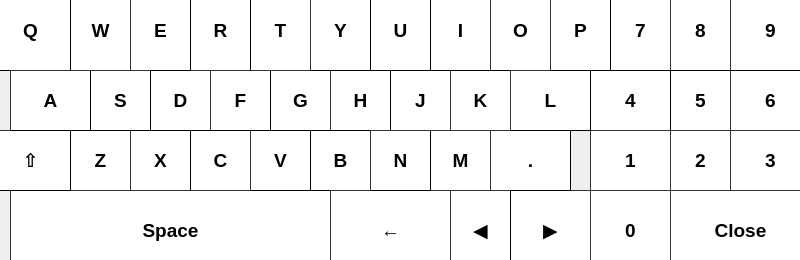
<?xml version="1.0" encoding="UTF-8"?>
<ui version="4.0">
 <class>keyboard</class>
 <widget class="QWidget" name="keyboard">
  <property name="geometry">
   <rect>
    <x>0</x>
    <y>0</y>
    <width>800</width>
    <height>260</height>
   </rect>
  </property>
  <property name="sizePolicy">
   <sizepolicy hsizetype="Fixed" vsizetype="Fixed">
    <horstretch>0</horstretch>
    <verstretch>0</verstretch>
   </sizepolicy>
  </property>
  <property name="windowTitle">
   <string>Keyboard</string>
  </property>
  <property name="styleSheet">
   <string notr="true">
    /* «begin clip from 'assets/whitelook-common.css' (559c0ae38be80d38eaed3d8d99678e7c)» */
      /*
      === X General Styles for the CamApp ===
      
      CSS for all widgets across the cam app. These are defined in
      whitelook-common.css, and copied to each .ui file that needs
      them. Our .ui files *can't* have external resources but they
      *should* share this common css resource. Otherwise they will
      end up looking slightly different as their individual copies
      of the master style sheet diverge. To do this we synchronise
      regions of text with sync-clip-regions.py. It's only one-way
      for now, which means that if you edit the .ui stylesheet all
      the changes made to the clipped region will get overwritten.
      */
      
      
      * {
        font: 6.75pt "DejaVu Sans";
      }
      
      .QPushButton {
        border: 1px solid black;
        border-top-color: rgb(50,50,50);
        border-left-color: rgb(50,50,50);
        background: white;
        margin: 20px; /*Use margin to increase clickable area. Makes the whole thing much less fiddly.*/
      }
      
      .QPushButton:pressed {
        border: 1px solid rgb(50,50,50);
        border-top-color: black;
        border-left-color: black;
        background: rgb(240,240,240);
      }
      
      .QMessageBox .QPushButton {
        margin: 0;
        padding: 10px 60px;
      }
      
      .QMessageBox::title {
        color: red;
        font-size: 4px;
      }
      
      .QComboBox {
        /*subcontrol-origin: padding; does nothing but mess up the drop-down button*/
        background: white;
        border: 1px solid black;
        /*margin: 10px; breaks drop-down; hard to fix*/
        padding-left: 10px;
      }
      QComboBox:on {
        /*when dropdown exists*/
      }
      
      .QComboBox QAbstractItemView { /*This is the drop-down menu.*/
        border: 1px solid black;
        color: black;
        selection-background-color: grey;
      }
      .QComboBox QAbstractItemView::item {
        padding: 10px;
        margin: 5px;
      }
      
      .QComboBox::drop-down {
        width: 40px;
        border: 0px solid black;
        border-left-width: 1px;
        background: white;
        color: black;
        max-height: 100px;
      }
      .QComboBox::drop-down:on {
        /*Stupid hack because the dropdown scrollbar *can't* be increased in width. It's off the width of the drop-down button by -1px. We can't just decrease the width of the drop-down button, because every other button we own is 40px instead of 39px. So. What we do is adjust the button size down when the drop-down is open, because that's the only time the off-by-one with QScrollBar is noticable, and you're distracted by the scrollbar then.*/
        padding-left: -1px;
      }
      .QComboBox::down-arrow {
        image: url(assets/images/wedge-down-enabled.png);
      }
      
      QScrollBar, QScrollBar:vertical, QScrollBar:horizontal {
        border-left: 1px solid black;
        /*width: 41px; /*This horribly breaks scrolling.*/
      }
      QScrollBar::handle:vertical {
        border: 1px solid black;
        border-radius: 0;
        background: white;
        min-height: 72px;
        image: url(assets/images/handle-bars.png);
        margin: -1px;
      }
      /* This remvoes the bottom button by setting the height to 0px */
      QScrollBar::add-line:vertical {
        height: 0px;
        subcontrol-position: bottom;
        subcontrol-origin: margin;
      }
      /* This remvoes the top button by setting the height to 0px */
      QScrollBar::sub-line:vertical {
        height: 0px;
        subcontrol-position: top;
        subcontrol-origin: margin;
      }
      
      
      
      QSpinBox { 
        border: 1px solid black;
        padding-right: 40px;
        margin: 10px;
        padding-left: 10px;
      }
      QSpinBox:disabled { 
        color: #969696;
      }
      QSpinBox::up-button { 
        subcontrol-position: right; 
        right: 40px; 
        image: url(assets/images/wedge-up-enabled.png);
      }
      QSpinBox::up-button:disabled { 
        image: url(assets/images/wedge-up-disabled.png);
      }
      QSpinBox::down-button { 
        subcontrol-position: right; 
        image: url(assets/images/wedge-down-enabled.png);
      }
      QSpinBox::down-button:disabled { 
        subcontrol-position: right; 
        image: url(assets/images/wedge-down-disabled.png);
      }
      QSpinBox::up-button, QSpinBox::down-button {
        border: 0px solid black;
        border-left-width: 1px;
        width: 40px; 
        height: 40px;
      }
      
      .CamLineEdit {
        border: 1px solid black;
        margin: 10px; /*This doesn't show up in Qt Designer, but it works in the app.*/
        padding-left: 10px;
      }
    /* «end clip» */
    
    /* «begin clip from 'assets/keyboard-common.css' (aaff66570f937112a896a132fdd80f35)» */
      .QWidget[is-keyboard], /*This doesn't select the keyboard backgrounds, despite working for QPushButtons.*/
      #keyboard, #keyboardNumeric, #keyboardNumericUnits  {
        background: white;
      }
      
      .QPushButton {
        margin: 0; /*Opt in to margins on this panel, because margins are *not* behind widgets like we want - they seem to overlap on top of keys to the side.*/
      }
      
      .QPushButton[on-top] {
        margin-top: 20px;
      }
      .QPushButton[on-left] {
        margin-left: 20px;
      }
      .QPushButton[on-right] {
        margin-right: 20px;
      }
      .QPushButton[on-bottom] {
        margin-bottom: 20px;
      }
    /* «end clip» */
  </string>
  </property>
  <property name="is-keyboard" stdset="0">
   <bool>true</bool>
  </property>
  <widget class="QPushButton" name="num5">
   <property name="geometry">
    <rect>
     <x>670</x>
     <y>70</y>
     <width>61</width>
     <height>61</height>
    </rect>
   </property>
   <property name="font">
    <font>
     <pointsize>14</pointsize>
     <weight>75</weight>
     <italic>false</italic>
     <bold>true</bold>
    </font>
   </property>
   <property name="text">
    <string>5</string>
   </property>
  </widget>
  <widget class="QPushButton" name="W">
   <property name="geometry">
    <rect>
     <x>70</x>
     <y>-10</y>
     <width>61</width>
     <height>81</height>
    </rect>
   </property>
   <property name="font">
    <font>
     <pointsize>14</pointsize>
     <weight>75</weight>
     <italic>false</italic>
     <bold>true</bold>
    </font>
   </property>
   <property name="text">
    <string>W</string>
   </property>
   <property name="on-top" stdset="0">
    <bool>true</bool>
   </property>
  </widget>
  <widget class="QPushButton" name="J">
   <property name="geometry">
    <rect>
     <x>390</x>
     <y>70</y>
     <width>61</width>
     <height>61</height>
    </rect>
   </property>
   <property name="font">
    <font>
     <pointsize>14</pointsize>
     <weight>75</weight>
     <italic>false</italic>
     <bold>true</bold>
    </font>
   </property>
   <property name="text">
    <string>J</string>
   </property>
  </widget>
  <widget class="QPushButton" name="right">
   <property name="geometry">
    <rect>
     <x>510</x>
     <y>190</y>
     <width>81</width>
     <height>81</height>
    </rect>
   </property>
   <property name="font">
    <font>
     <pointsize>14</pointsize>
     <weight>75</weight>
     <italic>false</italic>
     <bold>true</bold>
    </font>
   </property>
   <property name="text">
    <string>▶</string>
   </property>
   <property name="on-bottom" stdset="0">
    <bool>true</bool>
   </property>
   <property name="on-right" stdset="0">
    <bool>true</bool>
   </property>
  </widget>
  <widget class="QPushButton" name="T">
   <property name="geometry">
    <rect>
     <x>250</x>
     <y>-10</y>
     <width>61</width>
     <height>81</height>
    </rect>
   </property>
   <property name="font">
    <font>
     <pointsize>14</pointsize>
     <weight>75</weight>
     <italic>false</italic>
     <bold>true</bold>
    </font>
   </property>
   <property name="text">
    <string>T</string>
   </property>
   <property name="on-top" stdset="0">
    <bool>true</bool>
   </property>
  </widget>
  <widget class="QPushButton" name="C">
   <property name="geometry">
    <rect>
     <x>190</x>
     <y>130</y>
     <width>61</width>
     <height>61</height>
    </rect>
   </property>
   <property name="font">
    <font>
     <pointsize>14</pointsize>
     <weight>75</weight>
     <italic>false</italic>
     <bold>true</bold>
    </font>
   </property>
   <property name="text">
    <string>C</string>
   </property>
  </widget>
  <widget class="QPushButton" name="num4">
   <property name="geometry">
    <rect>
     <x>590</x>
     <y>70</y>
     <width>81</width>
     <height>61</height>
    </rect>
   </property>
   <property name="font">
    <font>
     <pointsize>14</pointsize>
     <weight>75</weight>
     <italic>false</italic>
     <bold>true</bold>
    </font>
   </property>
   <property name="text">
    <string>4</string>
   </property>
   <property name="on-left" stdset="0">
    <bool>true</bool>
   </property>
  </widget>
  <widget class="QPushButton" name="Z">
   <property name="geometry">
    <rect>
     <x>70</x>
     <y>130</y>
     <width>61</width>
     <height>61</height>
    </rect>
   </property>
   <property name="font">
    <font>
     <pointsize>14</pointsize>
     <weight>75</weight>
     <italic>false</italic>
     <bold>true</bold>
    </font>
   </property>
   <property name="text">
    <string>Z</string>
   </property>
  </widget>
  <widget class="QPushButton" name="X">
   <property name="geometry">
    <rect>
     <x>130</x>
     <y>130</y>
     <width>61</width>
     <height>61</height>
    </rect>
   </property>
   <property name="font">
    <font>
     <pointsize>14</pointsize>
     <weight>75</weight>
     <italic>false</italic>
     <bold>true</bold>
    </font>
   </property>
   <property name="text">
    <string>X</string>
   </property>
  </widget>
  <widget class="QPushButton" name="space">
   <property name="geometry">
    <rect>
     <x>10</x>
     <y>190</y>
     <width>321</width>
     <height>81</height>
    </rect>
   </property>
   <property name="font">
    <font>
     <pointsize>14</pointsize>
     <weight>75</weight>
     <italic>false</italic>
     <bold>true</bold>
    </font>
   </property>
   <property name="text">
    <string>Space</string>
   </property>
   <property name="on-left" stdset="0">
    <bool>true</bool>
   </property>
   <property name="on-bottom" stdset="0">
    <bool>true</bool>
   </property>
  </widget>
  <widget class="QPushButton" name="R">
   <property name="geometry">
    <rect>
     <x>190</x>
     <y>-10</y>
     <width>61</width>
     <height>81</height>
    </rect>
   </property>
   <property name="font">
    <font>
     <pointsize>14</pointsize>
     <weight>75</weight>
     <italic>false</italic>
     <bold>true</bold>
    </font>
   </property>
   <property name="text">
    <string>R</string>
   </property>
   <property name="on-top" stdset="0">
    <bool>true</bool>
   </property>
  </widget>
  <widget class="QPushButton" name="B">
   <property name="geometry">
    <rect>
     <x>310</x>
     <y>130</y>
     <width>61</width>
     <height>61</height>
    </rect>
   </property>
   <property name="font">
    <font>
     <pointsize>14</pointsize>
     <weight>75</weight>
     <italic>false</italic>
     <bold>true</bold>
    </font>
   </property>
   <property name="text">
    <string>B</string>
   </property>
  </widget>
  <widget class="QPushButton" name="num1">
   <property name="geometry">
    <rect>
     <x>590</x>
     <y>130</y>
     <width>81</width>
     <height>61</height>
    </rect>
   </property>
   <property name="font">
    <font>
     <pointsize>14</pointsize>
     <weight>75</weight>
     <italic>false</italic>
     <bold>true</bold>
    </font>
   </property>
   <property name="text">
    <string>1</string>
   </property>
   <property name="on-left" stdset="0">
    <bool>true</bool>
   </property>
  </widget>
  <widget class="QPushButton" name="V">
   <property name="geometry">
    <rect>
     <x>250</x>
     <y>130</y>
     <width>61</width>
     <height>61</height>
    </rect>
   </property>
   <property name="font">
    <font>
     <pointsize>14</pointsize>
     <weight>75</weight>
     <italic>false</italic>
     <bold>true</bold>
    </font>
   </property>
   <property name="text">
    <string>V</string>
   </property>
  </widget>
  <widget class="QPushButton" name="G">
   <property name="geometry">
    <rect>
     <x>270</x>
     <y>70</y>
     <width>61</width>
     <height>61</height>
    </rect>
   </property>
   <property name="font">
    <font>
     <pointsize>14</pointsize>
     <weight>75</weight>
     <italic>false</italic>
     <bold>true</bold>
    </font>
   </property>
   <property name="text">
    <string>G</string>
   </property>
  </widget>
  <widget class="QPushButton" name="K">
   <property name="geometry">
    <rect>
     <x>450</x>
     <y>70</y>
     <width>61</width>
     <height>61</height>
    </rect>
   </property>
   <property name="font">
    <font>
     <pointsize>14</pointsize>
     <weight>75</weight>
     <italic>false</italic>
     <bold>true</bold>
    </font>
   </property>
   <property name="text">
    <string>K</string>
   </property>
  </widget>
  <widget class="QPushButton" name="num6">
   <property name="geometry">
    <rect>
     <x>730</x>
     <y>70</y>
     <width>81</width>
     <height>61</height>
    </rect>
   </property>
   <property name="font">
    <font>
     <pointsize>14</pointsize>
     <weight>75</weight>
     <italic>false</italic>
     <bold>true</bold>
    </font>
   </property>
   <property name="text">
    <string>6</string>
   </property>
   <property name="on-right" stdset="0">
    <bool>true</bool>
   </property>
  </widget>
  <widget class="QPushButton" name="num2">
   <property name="geometry">
    <rect>
     <x>670</x>
     <y>130</y>
     <width>61</width>
     <height>61</height>
    </rect>
   </property>
   <property name="font">
    <font>
     <pointsize>14</pointsize>
     <weight>75</weight>
     <italic>false</italic>
     <bold>true</bold>
    </font>
   </property>
   <property name="text">
    <string>2</string>
   </property>
  </widget>
  <widget class="QPushButton" name="I">
   <property name="geometry">
    <rect>
     <x>430</x>
     <y>-10</y>
     <width>61</width>
     <height>81</height>
    </rect>
   </property>
   <property name="font">
    <font>
     <pointsize>14</pointsize>
     <weight>75</weight>
     <italic>false</italic>
     <bold>true</bold>
    </font>
   </property>
   <property name="text">
    <string>I</string>
   </property>
   <property name="on-top" stdset="0">
    <bool>true</bool>
   </property>
  </widget>
  <widget class="QPushButton" name="shift">
   <property name="geometry">
    <rect>
     <x>-10</x>
     <y>130</y>
     <width>81</width>
     <height>61</height>
    </rect>
   </property>
   <property name="font">
    <font>
     <pointsize>14</pointsize>
     <weight>75</weight>
     <italic>false</italic>
     <bold>true</bold>
    </font>
   </property>
   <property name="text">
    <string>⇧</string>
   </property>
   <property name="on-left" stdset="0">
    <bool>true</bool>
   </property>
  </widget>
  <widget class="QPushButton" name="M">
   <property name="geometry">
    <rect>
     <x>430</x>
     <y>130</y>
     <width>61</width>
     <height>61</height>
    </rect>
   </property>
   <property name="font">
    <font>
     <pointsize>14</pointsize>
     <weight>75</weight>
     <italic>false</italic>
     <bold>true</bold>
    </font>
   </property>
   <property name="text">
    <string>M</string>
   </property>
  </widget>
  <widget class="QPushButton" name="D">
   <property name="geometry">
    <rect>
     <x>150</x>
     <y>70</y>
     <width>61</width>
     <height>61</height>
    </rect>
   </property>
   <property name="font">
    <font>
     <pointsize>14</pointsize>
     <weight>75</weight>
     <italic>false</italic>
     <bold>true</bold>
    </font>
   </property>
   <property name="text">
    <string>D</string>
   </property>
  </widget>
  <widget class="QPushButton" name="H">
   <property name="geometry">
    <rect>
     <x>330</x>
     <y>70</y>
     <width>61</width>
     <height>61</height>
    </rect>
   </property>
   <property name="font">
    <font>
     <pointsize>14</pointsize>
     <weight>75</weight>
     <italic>false</italic>
     <bold>true</bold>
    </font>
   </property>
   <property name="text">
    <string>H</string>
   </property>
  </widget>
  <widget class="QPushButton" name="num0">
   <property name="geometry">
    <rect>
     <x>590</x>
     <y>190</y>
     <width>81</width>
     <height>81</height>
    </rect>
   </property>
   <property name="font">
    <font>
     <pointsize>14</pointsize>
     <weight>75</weight>
     <italic>false</italic>
     <bold>true</bold>
    </font>
   </property>
   <property name="text">
    <string>0</string>
   </property>
   <property name="on-bottom" stdset="0">
    <bool>true</bool>
   </property>
   <property name="on-left" stdset="0">
    <bool>true</bool>
   </property>
  </widget>
  <widget class="QPushButton" name="num3">
   <property name="geometry">
    <rect>
     <x>730</x>
     <y>130</y>
     <width>81</width>
     <height>61</height>
    </rect>
   </property>
   <property name="font">
    <font>
     <pointsize>14</pointsize>
     <weight>75</weight>
     <italic>false</italic>
     <bold>true</bold>
    </font>
   </property>
   <property name="text">
    <string>3</string>
   </property>
   <property name="on-right" stdset="0">
    <bool>true</bool>
   </property>
  </widget>
  <widget class="QPushButton" name="numdot">
   <property name="geometry">
    <rect>
     <x>490</x>
     <y>130</y>
     <width>81</width>
     <height>61</height>
    </rect>
   </property>
   <property name="font">
    <font>
     <pointsize>14</pointsize>
     <weight>75</weight>
     <italic>false</italic>
     <bold>true</bold>
    </font>
   </property>
   <property name="text">
    <string>.</string>
   </property>
   <property name="on-right" stdset="0">
    <bool>true</bool>
   </property>
  </widget>
  <widget class="QPushButton" name="E">
   <property name="geometry">
    <rect>
     <x>130</x>
     <y>-10</y>
     <width>61</width>
     <height>81</height>
    </rect>
   </property>
   <property name="font">
    <font>
     <pointsize>14</pointsize>
     <weight>75</weight>
     <italic>false</italic>
     <bold>true</bold>
    </font>
   </property>
   <property name="text">
    <string>E</string>
   </property>
   <property name="on-top" stdset="0">
    <bool>true</bool>
   </property>
  </widget>
  <widget class="QPushButton" name="S">
   <property name="geometry">
    <rect>
     <x>90</x>
     <y>70</y>
     <width>61</width>
     <height>61</height>
    </rect>
   </property>
   <property name="font">
    <font>
     <pointsize>14</pointsize>
     <weight>75</weight>
     <italic>false</italic>
     <bold>true</bold>
    </font>
   </property>
   <property name="text">
    <string>S</string>
   </property>
  </widget>
  <widget class="QPushButton" name="num7">
   <property name="geometry">
    <rect>
     <x>610</x>
     <y>-10</y>
     <width>61</width>
     <height>81</height>
    </rect>
   </property>
   <property name="font">
    <font>
     <pointsize>14</pointsize>
     <weight>75</weight>
     <italic>false</italic>
     <bold>true</bold>
    </font>
   </property>
   <property name="text">
    <string>7</string>
   </property>
   <property name="on-top" stdset="0">
    <bool>true</bool>
   </property>
  </widget>
  <widget class="QPushButton" name="num8">
   <property name="geometry">
    <rect>
     <x>670</x>
     <y>-10</y>
     <width>61</width>
     <height>81</height>
    </rect>
   </property>
   <property name="font">
    <font>
     <pointsize>14</pointsize>
     <weight>75</weight>
     <italic>false</italic>
     <bold>true</bold>
    </font>
   </property>
   <property name="text">
    <string>8</string>
   </property>
   <property name="on-top" stdset="0">
    <bool>true</bool>
   </property>
  </widget>
  <widget class="QPushButton" name="O">
   <property name="geometry">
    <rect>
     <x>490</x>
     <y>-10</y>
     <width>61</width>
     <height>81</height>
    </rect>
   </property>
   <property name="font">
    <font>
     <pointsize>14</pointsize>
     <weight>75</weight>
     <italic>false</italic>
     <bold>true</bold>
    </font>
   </property>
   <property name="text">
    <string>O</string>
   </property>
   <property name="on-top" stdset="0">
    <bool>true</bool>
   </property>
  </widget>
  <widget class="QPushButton" name="L">
   <property name="geometry">
    <rect>
     <x>510</x>
     <y>70</y>
     <width>81</width>
     <height>61</height>
    </rect>
   </property>
   <property name="font">
    <font>
     <pointsize>14</pointsize>
     <weight>75</weight>
     <italic>false</italic>
     <bold>true</bold>
    </font>
   </property>
   <property name="text">
    <string>L</string>
   </property>
   <property name="on-right" stdset="0">
    <bool>true</bool>
   </property>
  </widget>
  <widget class="QPushButton" name="back">
   <property name="geometry">
    <rect>
     <x>330</x>
     <y>190</y>
     <width>121</width>
     <height>81</height>
    </rect>
   </property>
   <property name="font">
    <font>
     <pointsize>14</pointsize>
     <weight>75</weight>
     <italic>false</italic>
     <bold>true</bold>
    </font>
   </property>
   <property name="text">
    <string>←</string>
   </property>
   <property name="on-bottom" stdset="0">
    <bool>true</bool>
   </property>
  </widget>
  <widget class="QPushButton" name="P">
   <property name="geometry">
    <rect>
     <x>550</x>
     <y>-10</y>
     <width>61</width>
     <height>81</height>
    </rect>
   </property>
   <property name="font">
    <font>
     <pointsize>14</pointsize>
     <weight>75</weight>
     <italic>false</italic>
     <bold>true</bold>
    </font>
   </property>
   <property name="text">
    <string>P</string>
   </property>
   <property name="on-top" stdset="0">
    <bool>true</bool>
   </property>
  </widget>
  <widget class="QPushButton" name="num9">
   <property name="geometry">
    <rect>
     <x>730</x>
     <y>-10</y>
     <width>81</width>
     <height>81</height>
    </rect>
   </property>
   <property name="font">
    <font>
     <pointsize>14</pointsize>
     <weight>75</weight>
     <italic>false</italic>
     <bold>true</bold>
    </font>
   </property>
   <property name="text">
    <string>9</string>
   </property>
   <property name="on-top" stdset="0">
    <bool>true</bool>
   </property>
   <property name="on-right" stdset="0">
    <bool>true</bool>
   </property>
  </widget>
  <widget class="QPushButton" name="U">
   <property name="geometry">
    <rect>
     <x>370</x>
     <y>-10</y>
     <width>61</width>
     <height>81</height>
    </rect>
   </property>
   <property name="font">
    <font>
     <pointsize>14</pointsize>
     <weight>75</weight>
     <italic>false</italic>
     <bold>true</bold>
    </font>
   </property>
   <property name="text">
    <string>U</string>
   </property>
   <property name="on-top" stdset="0">
    <bool>true</bool>
   </property>
  </widget>
  <widget class="QPushButton" name="Q">
   <property name="geometry">
    <rect>
     <x>-10</x>
     <y>-10</y>
     <width>81</width>
     <height>81</height>
    </rect>
   </property>
   <property name="font">
    <font>
     <pointsize>14</pointsize>
     <weight>75</weight>
     <italic>false</italic>
     <bold>true</bold>
    </font>
   </property>
   <property name="text">
    <string>Q</string>
   </property>
   <property name="on-top" stdset="0">
    <bool>true</bool>
   </property>
   <property name="on-left" stdset="0">
    <bool>true</bool>
   </property>
  </widget>
  <widget class="QPushButton" name="Y">
   <property name="geometry">
    <rect>
     <x>310</x>
     <y>-10</y>
     <width>61</width>
     <height>81</height>
    </rect>
   </property>
   <property name="font">
    <font>
     <pointsize>14</pointsize>
     <weight>75</weight>
     <italic>false</italic>
     <bold>true</bold>
    </font>
   </property>
   <property name="text">
    <string>Y</string>
   </property>
   <property name="on-top" stdset="0">
    <bool>true</bool>
   </property>
  </widget>
  <widget class="QPushButton" name="close">
   <property name="geometry">
    <rect>
     <x>670</x>
     <y>190</y>
     <width>141</width>
     <height>81</height>
    </rect>
   </property>
   <property name="font">
    <font>
     <pointsize>14</pointsize>
     <weight>75</weight>
     <italic>false</italic>
     <bold>true</bold>
    </font>
   </property>
   <property name="text">
    <string>Close</string>
   </property>
   <property name="on-right" stdset="0">
    <bool>true</bool>
   </property>
   <property name="on-bottom" stdset="0">
    <bool>true</bool>
   </property>
  </widget>
  <widget class="QPushButton" name="F">
   <property name="geometry">
    <rect>
     <x>210</x>
     <y>70</y>
     <width>61</width>
     <height>61</height>
    </rect>
   </property>
   <property name="font">
    <font>
     <pointsize>14</pointsize>
     <weight>75</weight>
     <italic>false</italic>
     <bold>true</bold>
    </font>
   </property>
   <property name="text">
    <string>F</string>
   </property>
  </widget>
  <widget class="QPushButton" name="A">
   <property name="geometry">
    <rect>
     <x>10</x>
     <y>70</y>
     <width>81</width>
     <height>61</height>
    </rect>
   </property>
   <property name="font">
    <font>
     <pointsize>14</pointsize>
     <weight>75</weight>
     <italic>false</italic>
     <bold>true</bold>
    </font>
   </property>
   <property name="text">
    <string>A</string>
   </property>
   <property name="on-left" stdset="0">
    <bool>true</bool>
   </property>
  </widget>
  <widget class="QPushButton" name="left">
   <property name="geometry">
    <rect>
     <x>450</x>
     <y>190</y>
     <width>61</width>
     <height>81</height>
    </rect>
   </property>
   <property name="font">
    <font>
     <pointsize>14</pointsize>
     <weight>75</weight>
     <italic>false</italic>
     <bold>true</bold>
    </font>
   </property>
   <property name="text">
    <string>◀</string>
   </property>
   <property name="on-bottom" stdset="0">
    <bool>true</bool>
   </property>
  </widget>
  <widget class="QPushButton" name="N">
   <property name="geometry">
    <rect>
     <x>370</x>
     <y>130</y>
     <width>61</width>
     <height>61</height>
    </rect>
   </property>
   <property name="font">
    <font>
     <pointsize>14</pointsize>
     <weight>75</weight>
     <italic>false</italic>
     <bold>true</bold>
    </font>
   </property>
   <property name="text">
    <string>N</string>
   </property>
  </widget>
 </widget>
 <tabstops>
  <tabstop>close</tabstop>
  <tabstop>Q</tabstop>
  <tabstop>W</tabstop>
  <tabstop>E</tabstop>
  <tabstop>R</tabstop>
  <tabstop>T</tabstop>
  <tabstop>Y</tabstop>
  <tabstop>U</tabstop>
  <tabstop>I</tabstop>
  <tabstop>O</tabstop>
  <tabstop>P</tabstop>
  <tabstop>num7</tabstop>
  <tabstop>num8</tabstop>
  <tabstop>num9</tabstop>
  <tabstop>A</tabstop>
  <tabstop>S</tabstop>
  <tabstop>D</tabstop>
  <tabstop>F</tabstop>
  <tabstop>G</tabstop>
  <tabstop>H</tabstop>
  <tabstop>J</tabstop>
  <tabstop>K</tabstop>
  <tabstop>L</tabstop>
  <tabstop>num4</tabstop>
  <tabstop>num5</tabstop>
  <tabstop>num6</tabstop>
  <tabstop>shift</tabstop>
  <tabstop>Z</tabstop>
  <tabstop>X</tabstop>
  <tabstop>C</tabstop>
  <tabstop>V</tabstop>
  <tabstop>B</tabstop>
  <tabstop>N</tabstop>
  <tabstop>M</tabstop>
  <tabstop>numdot</tabstop>
  <tabstop>num1</tabstop>
  <tabstop>num2</tabstop>
  <tabstop>num3</tabstop>
  <tabstop>space</tabstop>
  <tabstop>back</tabstop>
  <tabstop>left</tabstop>
  <tabstop>right</tabstop>
  <tabstop>num0</tabstop>
 </tabstops>
 <resources/>
 <connections/>
</ui>
